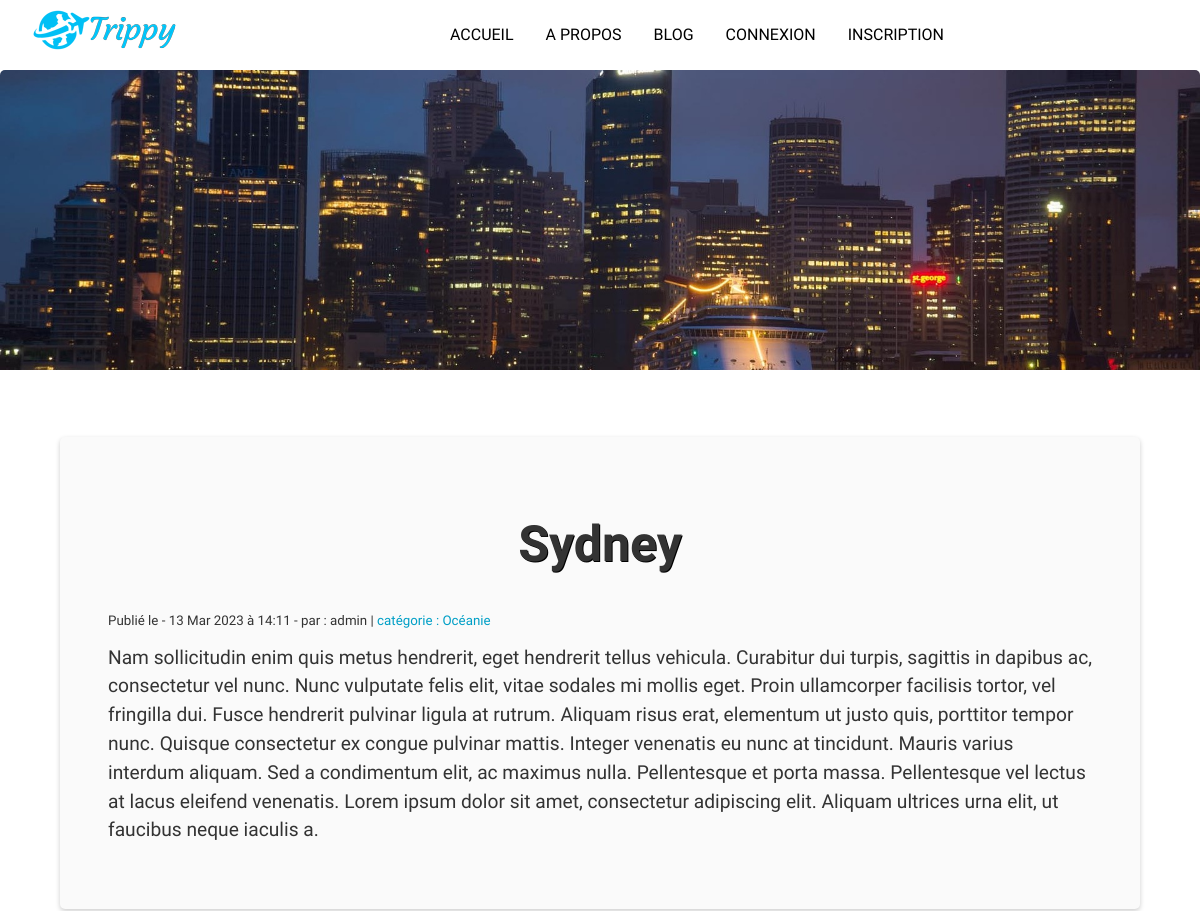
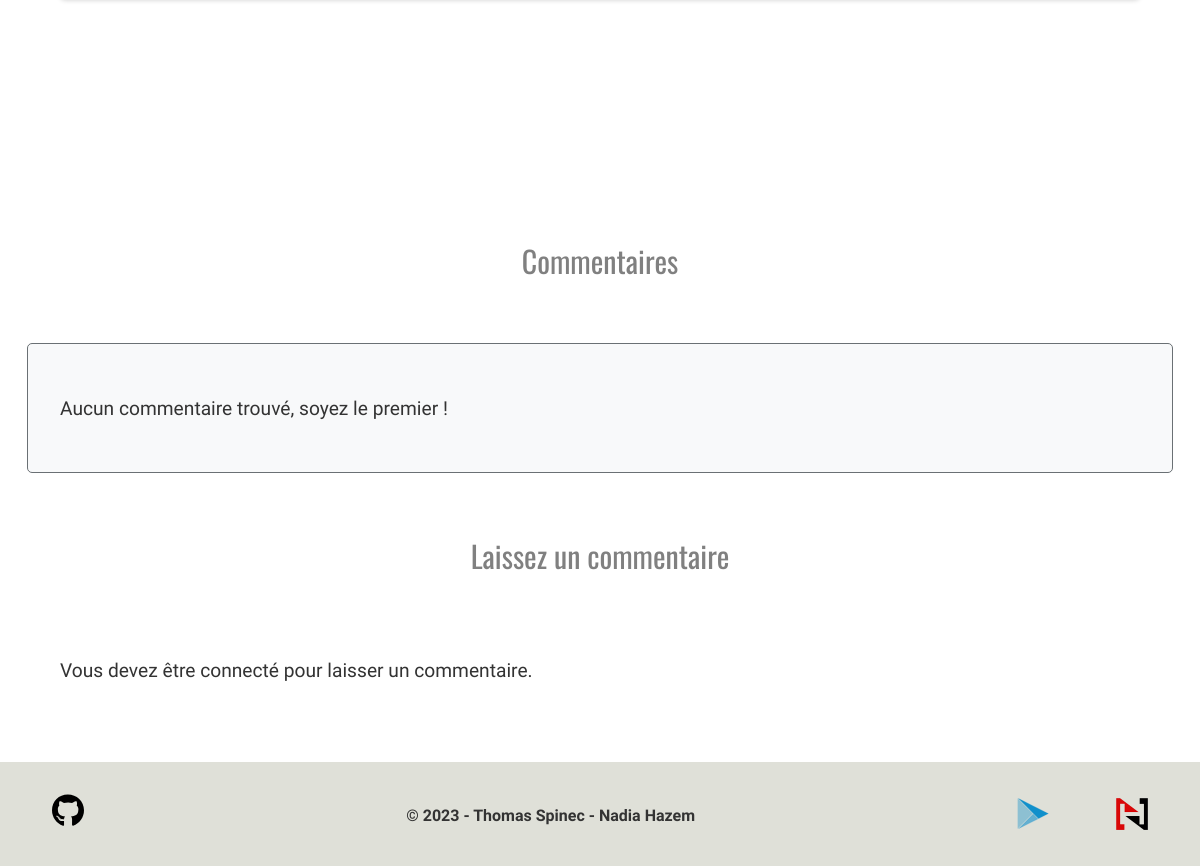
The app's page /article.php?id=16 with its own data (2 pictures, top to bottom).
### tables this page shows
CREATE TABLE IF NOT EXISTS `articles` (
  `id` int(11) NOT NULL AUTO_INCREMENT,
  `titre` varchar(255) NOT NULL,
  `description` text NOT NULL,
  `categories` varchar(255) NOT NULL,
  `date` datetime NOT NULL,
  `id_utilisateur` int(11) NOT NULL,
  `image` text NOT NULL,
  `summary` text NOT NULL,
  `likes` int(11) NOT NULL DEFAULT '0',
  `dislikes` int(11) NOT NULL DEFAULT '0',
  PRIMARY KEY (`id`)
);

CREATE TABLE IF NOT EXISTS `utilisateurs` (
  `id` int(11) NOT NULL AUTO_INCREMENT,
  `login` varchar(255) NOT NULL,
  `password` varchar(255) NOT NULL,
  `droit` varchar(255) NOT NULL DEFAULT 'user',
  PRIMARY KEY (`id`)
);

CREATE TABLE IF NOT EXISTS `categories` (
  `id` int(11) NOT NULL AUTO_INCREMENT,
  `categorie` varchar(255) NOT NULL,
  PRIMARY KEY (`id`)
);

### assets/class/Article.php (called while the page is built, shortened)
<?php
include_once 'DbConnect.php';
class Article
{
    private $bdd;
    public function __construct(DbConnect $db)
    {
        $this->bdd = $db->getbdd();
    }
    function getArticle($id)
    {
        $id = htmlspecialchars($id);
        $request = "SELECT articles.*, DATE_FORMAT(articles.date, '- %d %b %Y à %H:%i -') as date, utilisateurs.login AS auteur, categories.categorie as categ, articles.summary
        FROM articles
        INNER JOIN utilisateurs ON articles.id_utilisateur = utilisateurs.id INNER JOIN categories ON articles.categories = categories.id
        WHERE articles.id = :id";
        $select = $this->bdd->prepare($request);
        $select->execute([
            'id' => $id
        ]);
        $article = $select->fetch(PDO::FETCH_ASSOC);
        if (!$article) {
            return null;
        } else {
            return $article;
        }
    }
}

### assets/class/DbConnect.php (called while the page is built)
<?php
class DbConnect {
    private $bdd;
    public function __construct() {
        $host = 'localhost';
        $dbname = 'blog';
        $dbuser = 'root';
        $dbpass = '';
        try {
            $this->bdd = new PDO("mysql:host=$host;dbname=$dbname;charset=utf8", $dbuser, $dbpass);
            $this->bdd->setAttribute(PDO::ATTR_ERRMODE, PDO::ERRMODE_EXCEPTION);
            $this->bdd->exec("set names utf8");
        } catch (PDOException $e) {
            echo "Erreur : " . $e->getMessage();
            die();
        }
    }
    public function getBdd() {
        return $this->bdd;
    }
}
?>

### assets/class/Comments.php (called while the page is built, shortened)
<?php
class Comments
{
    private $bdd;
    public function __construct(DbConnect $bdd)
    {
        $this->bdd = $bdd->getbdd();
    }
    public function getComments($id)
    {
        $request = "SELECT commentaires.*, DATE_FORMAT(commentaires.date, '- %d %m %Y %H:%i -') as date, utilisateurs.login AS auteur FROM commentaires INNER JOIN utilisateurs ON commentaires.id_utilisateur = utilisateurs.id WHERE commentaires.id_article = :id ORDER BY date DESC";
        $select = $this->bdd->prepare($request);
        $select->execute([
            'id' => $id,
        ]);
        $comments = $select->fetchAll(PDO::FETCH_ASSOC);
        if (!$comments) {
            return null;
        } else {
            return $comments;
        }
    }
}

### assets/class/User.php (called while the page is built, shortened)
<?php
require_once 'DbConnect.php';
class User
{
    private $id;
    public $login;
    private $password;
    public function isConnected()
    {
        if ($this->id != null && $this->login != null && $this->password != null) {
            return true;
        } else {
            return false;
        }
    }
}

### article.php (the view, shortened to what this page needs)
<?php
require_once 'assets/class/DbConnect.php';
require_once 'assets/class/User.php';
require_once 'assets/class/Article.php';
require_once 'assets/class/Comments.php';
$db = new DbConnect();
$user = new User($db);
$article = new Article($db);
$comment = new Comments($db);
?>
<!DOCTYPE html>
<html lang="fr">
<head>
    <link rel="stylesheet" href="assets/css/style.css">
</head>
<body>
    <?php include 'includes/header.php';
    if (isset($_GET['id'])) {
        $id = $_GET['id'];
    } else {
        header('Location: blog.php');
    }
    $item = $article->getArticle($id);
    $titre = $item['titre'];
    $date = $item['date'];
    $auteur = $item['auteur'];
    $categories = $item['categ'];
    $description = $item['description'];
    ?>
    <div class="wrapper">
        <main>
            <?php if (!empty($item['image'])) : ?>
                <img class="banner" src="assets/uploads/<?= $item['image'] ?>" alt="<?= $titre ?>">
            <?php endif; ?>
            <div class="container">
                <div class="article">
                    <h1><?= $titre ?></h1>
                    <small class="article-meta">Publié le <?= $date ?> par : <?= $auteur ?> | <span class="cat">catégorie : <?= $categories ?></span></small>
                    <p class="article-description"><?= $description; ?></p>
                </div>
            </div>
            <h2>Commentaires</h2>
            <section id="comments" class="container bg-light border radius p-2">
                <?php
                $comments = $comment->getComments($id);
                if ($comments !== null) {
                    foreach ($comments as $comment) :
                        $id = $comment['id'];
                        $auteur = $comment['auteur'];
                        $date = $comment['date'];
                        $commentaire = $comment['commentaire'];
                        $sujet = $comment['sujet'];
                ?>
                        <div class="comment">
                            <h3><?= $sujet ?></h3>
                            <small class="comment-meta">Publié le <?= $date ?></small>
                            <p><?= $commentaire ?></p>
                            <hr>
                        </div>
                <?php
                    endforeach;
                } else {
                    echo '<p>Aucun commentaire trouvé, soyez le premier !</p>';
                }
                ?>
            </section>
            <h2>Laissez un commentaire</h2>
            <section class="container">
                <?php
                if (!$user->isConnected()) {
                    echo '<p>Vous devez être connecté pour laisser un commentaire.</p>';
                }
                ?>
            </section>
        </main>
        <div class="push"></div>
    </div>
    <?php include 'includes/footer.php'; ?>
</body>
</html>

### assets/css/style.css (style rules this page uses)
body, html { margin: 0; padding: 0; width: 100%; font-family: "Bellota", cursive; font-size: 16px; line-height: 1.5; color: #333; background-color: #fff; }
.wrapper { min-height: 100%; background: transparent; margin-bottom: -50px; }
.footer, .push { height: 50px; }
p { font-family: "Bellota", cursive; font-size: 1.2rem; line-height: 1.5; margin-bottom: 1rem; }
h2, h3, h4, h5, h6 { font-family: "Oswald", sans-serif; font-weight: 400; margin: 0; }
h1 { font-size: 50px; font-family: "Libre Franklin", sans-serif; line-height: 50px; text-align: center; margin-bottom: 3rem; text-shadow: 1px 1px #000; }
h2 { font-size: 30px; text-align: center; color: grey; line-height: 45px; }
.bg-light { background-color: #f8f9fa; }
small { line-height: 0.5rem; }
.radius { border-radius: 5px; }
.border { border: 1px solid #6a7074; }
.p-2 { padding: 2rem !important; }
.container { display: flex; flex-direction: column; justify-content: center; margin: 5% auto; width: 90%; }
main { width: 100%; min-height: 100%; margin: 0; }
.article { display: flex; flex-direction: column; height: 100%; border-radius: 5px; margin-bottom: 5rem; padding: 3rem; background: #fafafa; box-shadow: 0 2px 5px rgba(0, 0, 0, 0.2); }
.banner { width: 100%; height: 300px; object-fit: cover; border-radius: 5px 5px 0 0; }
.article-meta { font-family: "Libre Franklin", sans-serif; }
.cat { color: #009fc6; }

### records on screen
articles: image (picture), titre "Sydney", id_utilisateur.login "admin", categories.categorie "Océanie", description "Nam sollicitudin enim quis metus hendrerit, eget hendrerit tellus vehicula. Curabitur dui turpis, sagittis in dapibus ac, consectetur vel nunc. Nunc vulputate felis elit, vitae sodales mi mollis eget. Proin ullamcorper facilisis tortor, vel fringilla dui. Fusce hendrerit pulvinar ligula at rutrum. Aliquam risus erat, elementum ut justo quis, porttitor tempor nunc. Quisque consectetur ex congue pulvinar mattis. Integer venenatis eu nunc at tincidunt. Mauris varius interdum aliquam. Sed a condimentum elit, ac maximus nulla. Pellentesque et porta massa. Pellentesque vel lectus at lacus eleifend venenatis. Lorem ipsum dolor sit amet, consectetur adipiscing elit. Aliquam ultrices urna elit, ut…"

### other values on screen
$date "- 13 Mar 2023 à 14:11 -"
